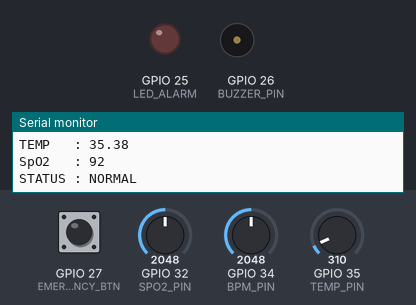
Bench run of a program on a simulated ESP32. Parts: output pins drawn as LEDs (lit = HIGH), buzzer (waves = sounding), the last lines printed to the serial monitor. The inputs (shaded band) are chosen by the test bench; at power-on: GPIO 32 (SPO2_PIN) = 2048, GPIO 27 (EMERGENCY_BTN) HIGH, GPIO 34 (BPM_PIN) = 2048, GPIO 35 (TEMP_PIN) = 310. WiFi joins after 1.5 s; servers stay silent unless stated; uploads are accepted with an empty reply.

Above: at 1.2 s.
1.3 s: GPIO 32 (SPO2_PIN) set to 1413
3.5 s: GPIO 32 (SPO2_PIN) set to 1295
At 4.2 s:
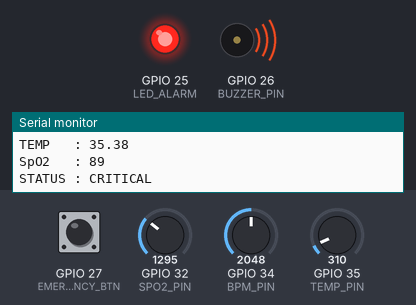
6.6 s: GPIO 32 (SPO2_PIN) set to 2047
At 7.8 s:
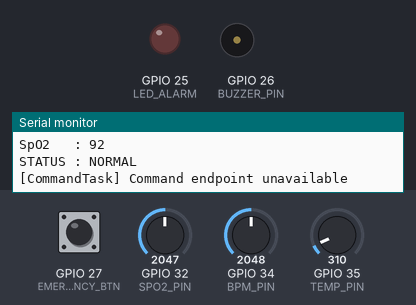
9.5 s: GPIO 32 (SPO2_PIN) set to 1228
At 9.9 s:
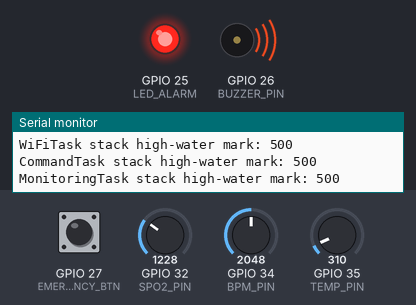
Timing chart, 0 to 12.0 s (numbered marks = the images above; inputs shaded):
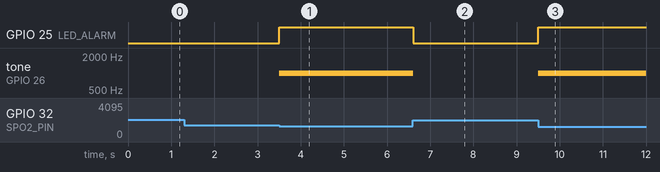

The program:

main.cpp
```cpp
#include <Arduino.h>
#include <ArduinoJson.h>
#include <HTTPClient.h>
#include <WiFi.h>

#include <freertos/FreeRTOS.h>
#include <freertos/queue.h>
#include <freertos/semphr.h>
#include <freertos/task.h>

// Set to 1 when you want to run the concurrency demonstration tasks.
#define ENABLE_ADVANCED_RTOS_DEMO 0

// =====================================================
// WIFI CONFIG
// =====================================================

const char *ssid = "Wokwi-GUEST";
const char *password = "";

// Change this to your local Flask server IP or an ngrok URL.
const char *serverBaseUrl = "http://trunks-evidence-gigantic.ngrok-free.dev";

// =====================================================
// PIN CONFIG
// =====================================================

#define BPM_PIN 34
#define TEMP_PIN 35
#define SPO2_PIN 32

#define EMERGENCY_BTN 27

#define LED_ALARM 25
#define BUZZER_PIN 26

// =====================================================
// TIMING CONFIG
// =====================================================

constexpr TickType_t ALARM_PERIOD_TICKS = pdMS_TO_TICKS(50);
constexpr TickType_t BPM_PERIOD_TICKS = pdMS_TO_TICKS(100);
constexpr TickType_t SPO2_PERIOD_TICKS = pdMS_TO_TICKS(100);
constexpr TickType_t TEMP_PERIOD_TICKS = pdMS_TO_TICKS(150);
constexpr TickType_t MONITOR_PERIOD_TICKS = pdMS_TO_TICKS(500);
constexpr TickType_t WIFI_PERIOD_TICKS = pdMS_TO_TICKS(2000);
constexpr TickType_t COMMAND_PERIOD_TICKS = pdMS_TO_TICKS(750);
constexpr TickType_t EMERGENCY_ALARM_TICKS = pdMS_TO_TICKS(3000);

// =====================================================
// DATA STRUCTURE
// =====================================================

typedef struct {
  int bpm;
  float temp;
  int spo2;
  char status[20];
} PatientData;

typedef struct {
  char mode[10];
  int bpm;
  float temp;
  int spo2;
  bool emergency;
  char alarmOverride[10];
} ControlCommand;

// =====================================================
// GLOBAL VARIABLES
// =====================================================

PatientData patient = {0, 0.0f, 0, "NORMAL"};
ControlCommand controlCommand = {"sensor", 90, 36.8f, 97, false, "auto"};

QueueHandle_t patientQueue;
SemaphoreHandle_t dataMutex;
SemaphoreHandle_t emergencySem;

TaskHandle_t heartRateTaskHandle;
TaskHandle_t temperatureTaskHandle;
TaskHandle_t oxygenTaskHandle;
TaskHandle_t alarmTaskHandle;
TaskHandle_t wifiTaskHandle;
TaskHandle_t commandTaskHandle;
TaskHandle_t monitoringTaskHandle;

#if ENABLE_ADVANCED_RTOS_DEMO
SemaphoreHandle_t resource1;
SemaphoreHandle_t resource2;
SemaphoreHandle_t priorityMutex;
SemaphoreHandle_t inversionSem;

volatile int sharedCounter = 0;
portMUX_TYPE spinlock = portMUX_INITIALIZER_UNLOCKED;
#endif

// =====================================================
// HELPERS
// =====================================================

float mapFloat(int value, int inMin, int inMax, float outMin, float outMax) {
  return (static_cast<float>(value - inMin) * (outMax - outMin) /
          static_cast<float>(inMax - inMin)) +
         outMin;
}

void publishPatientSnapshot() {
  xQueueOverwrite(patientQueue, &patient);
}

void setAlarmOutput(bool active) {
  digitalWrite(LED_ALARM, active ? HIGH : LOW);
  ledcWriteTone(0, active ? 1000 : 0);
}

bool isWebControlMode() {
  return strcmp(controlCommand.mode, "web") == 0;
}

bool isCriticalValue(int bpm, float temp, int spo2) {
  return bpm > 130 || temp > 38.0f || spo2 < 90;
}

bool shouldAlarmBeActive(bool localEmergencyActive = false) {
  if (strcmp(controlCommand.alarmOverride, "on") == 0 || controlCommand.emergency) {
    return true;
  }

  return isCriticalValue(patient.bpm, patient.temp, patient.spo2) || localEmergencyActive;
}

void printStackWatermark(const char *taskName, TaskHandle_t handle) {
  Serial.print(taskName);
  Serial.print(" stack high-water mark: ");
  Serial.println(uxTaskGetStackHighWaterMark(handle));
}

// =====================================================
// ISR
// =====================================================

void IRAM_ATTR emergencyISR() {
  BaseType_t xHigherPriorityTaskWoken = pdFALSE;
  xSemaphoreGiveFromISR(emergencySem, &xHigherPriorityTaskWoken);
  portYIELD_FROM_ISR(xHigherPriorityTaskWoken);
}

// =====================================================
// SENSOR TASKS
// =====================================================

void HeartRateTask(void *pvParameters) {
  TickType_t lastWakeTime = xTaskGetTickCount();

  while (1) {
    if (xSemaphoreTake(dataMutex, portMAX_DELAY) == pdTRUE) {
      if (!isWebControlMode()) {
        patient.bpm = map(analogRead(BPM_PIN), 0, 4095, 60, 150);
      }
      publishPatientSnapshot();
      xSemaphoreGive(dataMutex);
    }

    vTaskDelayUntil(&lastWakeTime, BPM_PERIOD_TICKS);
  }
}

void TemperatureTask(void *pvParameters) {
  TickType_t lastWakeTime = xTaskGetTickCount();

  while (1) {
    if (xSemaphoreTake(dataMutex, portMAX_DELAY) == pdTRUE) {
      if (!isWebControlMode()) {
        patient.temp = mapFloat(analogRead(TEMP_PIN), 0, 4095, 35.0f, 40.0f);
      }
      publishPatientSnapshot();
      xSemaphoreGive(dataMutex);
    }

    vTaskDelayUntil(&lastWakeTime, TEMP_PERIOD_TICKS);
  }
}

void OxygenTask(void *pvParameters) {
  TickType_t lastWakeTime = xTaskGetTickCount();

  while (1) {
    if (xSemaphoreTake(dataMutex, portMAX_DELAY) == pdTRUE) {
      if (!isWebControlMode()) {
        patient.spo2 = map(analogRead(SPO2_PIN), 0, 4095, 85, 100);
      }
      publishPatientSnapshot();
      xSemaphoreGive(dataMutex);
    }

    vTaskDelayUntil(&lastWakeTime, SPO2_PERIOD_TICKS);
  }
}

// =====================================================
// ALARM TASK
// =====================================================

void AlarmTask(void *pvParameters) {
  TickType_t lastWakeTime = xTaskGetTickCount();
  TickType_t emergencyActiveUntil = 0;

  while (1) {
    while (xSemaphoreTake(emergencySem, 0) == pdTRUE) {
      emergencyActiveUntil = xTaskGetTickCount() + EMERGENCY_ALARM_TICKS;
      Serial.println("[ISR] Emergency button triggered");
    }

    TickType_t now = xTaskGetTickCount();
    bool alarmActive = false;

    if (xSemaphoreTake(dataMutex, portMAX_DELAY) == pdTRUE) {
      bool emergencyActive = now < emergencyActiveUntil;
      alarmActive = shouldAlarmBeActive(emergencyActive);

      strcpy(patient.status, alarmActive ? "CRITICAL" : "NORMAL");
      publishPatientSnapshot();

      xSemaphoreGive(dataMutex);
    }

    setAlarmOutput(alarmActive);
    vTaskDelayUntil(&lastWakeTime, ALARM_PERIOD_TICKS);
  }
}

// =====================================================
// WIFI TASK
// =====================================================

void WiFiTask(void *pvParameters) {
  TickType_t lastWakeTime = xTaskGetTickCount();
  WiFi.mode(WIFI_STA);
  WiFi.begin(ssid, password);

  while (1) {
    if (WiFi.status() != WL_CONNECTED) {
      Serial.println("[WiFiTask] WiFi disconnected. Reconnecting...");
      WiFi.disconnect();
      WiFi.begin(ssid, password);
    } else {
      PatientData snapshot;

      if (xSemaphoreTake(dataMutex, portMAX_DELAY) == pdTRUE) {
        snapshot = patient;
        xSemaphoreGive(dataMutex);
      }

      String jsonData = "{";
      jsonData += "\"bpm\":" + String(snapshot.bpm) + ",";
      jsonData += "\"temp\":" + String(snapshot.temp, 2) + ",";
      jsonData += "\"spo2\":" + String(snapshot.spo2) + ",";
      jsonData += "\"status\":\"" + String(snapshot.status) + "\",";
      jsonData += "\"source\":\"esp32\"";
      jsonData += "}";

      HTTPClient http;
      String dataUrl = String(serverBaseUrl) + "/data";
      http.begin(dataUrl);
      http.addHeader("Content-Type", "application/json");
      http.setTimeout(1000);

      Serial.println("[WiFiTask] Posting patient snapshot");
      Serial.println(jsonData);

      int httpCode = http.POST(jsonData);
      Serial.println("[WiFiTask] HTTP response code: " + String(httpCode));
      http.end();
    }

    vTaskDelayUntil(&lastWakeTime, WIFI_PERIOD_TICKS);
  }
}

// =====================================================
// COMMAND TASK
// =====================================================

void CommandTask(void *pvParameters) {
  TickType_t lastWakeTime = xTaskGetTickCount();

  while (1) {
    if (WiFi.status() == WL_CONNECTED) {
      HTTPClient http;
      String commandUrl = String(serverBaseUrl) + "/command";
      http.begin(commandUrl);
      http.setTimeout(1000);

      int httpCode = http.GET();
      if (httpCode == HTTP_CODE_OK) {
        String response = http.getString();
        JsonDocument doc;
        DeserializationError error = deserializeJson(doc, response);

        if (!error && xSemaphoreTake(dataMutex, portMAX_DELAY) == pdTRUE) {
          strlcpy(controlCommand.mode, doc["mode"] | "sensor", sizeof(controlCommand.mode));
          controlCommand.bpm = doc["bpm"] | 90;
          controlCommand.temp = doc["temp"] | 36.8f;
          controlCommand.spo2 = doc["spo2"] | 97;
          controlCommand.emergency = doc["emergency"] | false;
          strlcpy(controlCommand.alarmOverride, doc["alarm_override"] | "auto", sizeof(controlCommand.alarmOverride));

          if (isWebControlMode()) {
            patient.bpm = controlCommand.bpm;
            patient.temp = controlCommand.temp;
            patient.spo2 = controlCommand.spo2;
            strcpy(patient.status, shouldAlarmBeActive() ? "CRITICAL" : "NORMAL");
            publishPatientSnapshot();
          }

          Serial.print("[CommandTask] mode=");
          Serial.print(controlCommand.mode);
          Serial.print(" bpm=");
          Serial.print(controlCommand.bpm);
          Serial.print(" temp=");
          Serial.print(controlCommand.temp);
          Serial.print(" spo2=");
          Serial.print(controlCommand.spo2);
          Serial.print(" emergency=");
          Serial.println(controlCommand.emergency ? "true" : "false");

          xSemaphoreGive(dataMutex);
        } else if (error) {
          Serial.println("[CommandTask] Failed to parse command JSON");
        }
      } else {
        Serial.println("[CommandTask] Command endpoint unavailable");
      }

      http.end();
    }

    vTaskDelayUntil(&lastWakeTime, COMMAND_PERIOD_TICKS);
  }
}

// =====================================================
// MONITORING TASK
// =====================================================

void MonitoringTask(void *pvParameters) {
  TickType_t lastWakeTime = xTaskGetTickCount();
  PatientData receivedData;
  uint32_t stackLogCounter = 0;

  while (1) {
    if (xQueueReceive(patientQueue, &receivedData, 0) == pdTRUE) {
      Serial.println();
      Serial.println("=======================");
      Serial.println(" SMART ICU MONITOR ");
      Serial.println("=======================");
      Serial.print("BPM    : ");
      Serial.println(receivedData.bpm);
      Serial.print("TEMP   : ");
      Serial.println(receivedData.temp);
      Serial.print("SpO2   : ");
      Serial.println(receivedData.spo2);
      Serial.print("STATUS : ");
      Serial.println(receivedData.status);
    }

    if (++stackLogCounter >= 10) {
      stackLogCounter = 0;
      Serial.println("--- STACK HIGH-WATER MARK ---");
      printStackWatermark("HeartRateTask", heartRateTaskHandle);
      printStackWatermark("TemperatureTask", temperatureTaskHandle);
      printStackWatermark("OxygenTask", oxygenTaskHandle);
      printStackWatermark("AlarmTask", alarmTaskHandle);
      printStackWatermark("WiFiTask", wifiTaskHandle);
      printStackWatermark("CommandTask", commandTaskHandle);
      printStackWatermark("MonitoringTask", monitoringTaskHandle);
    }

    vTaskDelayUntil(&lastWakeTime, MONITOR_PERIOD_TICKS);
  }
}

#if ENABLE_ADVANCED_RTOS_DEMO
// =====================================================
// ADVANCED RTOS DEMO TASKS
// =====================================================

// =============================================
// RACE CONDITION DEMO — Sebelum Proteksi
// =============================================

void UnprotectedCounterA(void *pvParameters) {
  while (1) {
    // === TANPA proteksi: RACE CONDITION! ===
    int temp = sharedCounter;       // Baca
    vTaskDelay(pdMS_TO_TICKS(2));   // Simulasi delay (biar task lain sempat tulis)
    sharedCounter = temp + 1;       // Tulis balik — bisa timpa data task lain!

    int snapshot = sharedCounter;
    Serial.print("[RACE-UNPROTECTED] ");
    Serial.print(pcTaskGetName(NULL));
    Serial.print(" counter: ");
    Serial.println(snapshot);

    vTaskDelay(pdMS_TO_TICKS(15));
  }
}

// =============================================
// RACE CONDITION DEMO — Sesudah Proteksi
// =============================================

void ProtectedCounterTask(void *pvParameters) {
  while (1) {
    // === DENGAN proteksi spinlock: AMAN ===
    portENTER_CRITICAL(&spinlock);
    sharedCounter++;
    int snapshot = sharedCounter;
    portEXIT_CRITICAL(&spinlock);

    Serial.print("[RACE-PROTECTED] ");
    Serial.print(pcTaskGetName(NULL));
    Serial.print(" counter: ");
    Serial.println(snapshot);

    vTaskDelay(pdMS_TO_TICKS(15));
  }
}

// =============================================
// PRIORITY INVERSION DEMO — Sebelum PIP
// (Menggunakan Binary Semaphore tanpa priority inheritance)
// =============================================

void InversionLowNoPIP(void *pvParameters) {
  TickType_t start, end;
  while (1) {
    xSemaphoreTake(inversionSem, portMAX_DELAY);
    start = xTaskGetTickCount();

    Serial.println("[NO-PIP] LOW: Locked semaphore");
    vTaskDelay(pdMS_TO_TICKS(3000));  // Tahan 3 detik
    Serial.println("[NO-PIP] LOW: Released semaphore");
    xSemaphoreGive(inversionSem);

    end = xTaskGetTickCount();
    vTaskDelay(pdMS_TO_TICKS(1000));
  }
}

void InversionMedNoPIP(void *pvParameters) {
  while (1) {
    Serial.println("[NO-PIP] MEDIUM: Running workload...");
    vTaskDelay(pdMS_TO_TICKS(200));
  }
}

void InversionHighNoPIP(void *pvParameters) {
  TickType_t waitStart, waitEnd;
  while (1) {
    vTaskDelay(pdMS_TO_TICKS(500));
    waitStart = xTaskGetTickCount();

    if (xSemaphoreTake(inversionSem, pdMS_TO_TICKS(5000)) == pdTRUE) {
      waitEnd = xTaskGetTickCount();
      Serial.print("[NO-PIP] HIGH: Acquired semaphore after ");
      Serial.print((waitEnd - waitStart) * portTICK_PERIOD_MS);
      Serial.println(" ms (tanpa PIP → lambat!)");
      xSemaphoreGive(inversionSem);
    } else {
      Serial.println("[NO-PIP] HIGH: TIMEOUT! Inversion terlalu parah.");
    }
    vTaskDelay(pdMS_TO_TICKS(3000));
  }
}

// =============================================
// PRIORITY INVERSION DEMO — Sesudah PIP
// (Menggunakan Mutex dengan priority inheritance)
// =============================================
void InversionLowPIP(void *pvParameters) {
  while (1) {
    xSemaphoreTake(priorityMutex, portMAX_DELAY);
    Serial.println("[WITH-PIP] LOW: Locked mutex");
    vTaskDelay(pdMS_TO_TICKS(3000));
    Serial.println("[WITH-PIP] LOW: Released mutex");
    xSemaphoreGive(priorityMutex);
    vTaskDelay(pdMS_TO_TICKS(1000));
  }
}

void InversionMedPIP(void *pvParameters) {
  while (1) {
    Serial.println("[WITH-PIP] MEDIUM: Running workload...");
    vTaskDelay(pdMS_TO_TICKS(200));
  }
}

void InversionHighPIP(void *pvParameters) {
  TickType_t waitStart, waitEnd;
  while (1) {
    vTaskDelay(pdMS_TO_TICKS(500));
    waitStart = xTaskGetTickCount();

    if (xSemaphoreTake(priorityMutex, pdMS_TO_TICKS(5000)) == pdTRUE) {
      waitEnd = xTaskGetTickCount();
      Serial.print("[WITH-PIP] HIGH: Acquired mutex after ");
      Serial.print((waitEnd - waitStart) * portTICK_PERIOD_MS);
      Serial.println(" ms (dengan PIP → cepat!)");
      xSemaphoreGive(priorityMutex);
    }
    vTaskDelay(pdMS_TO_TICKS(3000));
  }
}

// =============================================
// DEADLOCK PREVENTION DEMO (sudah ada)
// =============================================
void DeadlockTaskA(void *pvParameters) {
  while (1) {
    xSemaphoreTake(resource1, portMAX_DELAY);
    vTaskDelay(pdMS_TO_TICKS(500));

    if (xSemaphoreTake(resource2, pdMS_TO_TICKS(1000)) == pdTRUE) {
      Serial.println("[DEADLOCK-A] Acquired both resources");
      xSemaphoreGive(resource2);
    } else {
      Serial.println("[DEADLOCK-A] DEADLOCK PREVENTED (timeout)");
    }
    xSemaphoreGive(resource1);
    vTaskDelay(pdMS_TO_TICKS(2000));
  }
}

void DeadlockTaskB(void *pvParameters) {
  while (1) {
    xSemaphoreTake(resource2, portMAX_DELAY);
    vTaskDelay(pdMS_TO_TICKS(500));

    if (xSemaphoreTake(resource1, pdMS_TO_TICKS(1000)) == pdTRUE) {
      Serial.println("[DEADLOCK-B] Acquired both resources");
      xSemaphoreGive(resource1);
    } else {
      Serial.println("[DEADLOCK-B] DEADLOCK PREVENTED (timeout)");
    }
    xSemaphoreGive(resource2);
    vTaskDelay(pdMS_TO_TICKS(2000));
  }
}
#endif


// =====================================================
// SETUP
// =====================================================

void setup() {
  Serial.begin(115200);

  pinMode(LED_ALARM, OUTPUT);
  pinMode(EMERGENCY_BTN, INPUT_PULLUP);

  ledcSetup(0, 1000, 8);
  ledcAttachPin(BUZZER_PIN, 0);
  setAlarmOutput(false);

  patientQueue = xQueueCreate(1, sizeof(PatientData));
  dataMutex = xSemaphoreCreateMutex();
  emergencySem = xSemaphoreCreateBinary();

  if (patientQueue == NULL || dataMutex == NULL || emergencySem == NULL) {
    Serial.println("[SETUP] Failed to create FreeRTOS objects");
    while (1) {
      delay(1000);
    }
  }

  attachInterrupt(digitalPinToInterrupt(EMERGENCY_BTN), emergencyISR, FALLING);

  xTaskCreate(HeartRateTask, "HeartRateTask", 2048, NULL, 4, &heartRateTaskHandle);
  xTaskCreate(TemperatureTask, "TemperatureTask", 2048, NULL, 3, &temperatureTaskHandle);
  xTaskCreate(OxygenTask, "OxygenTask", 2048, NULL, 4, &oxygenTaskHandle);
  xTaskCreate(AlarmTask, "AlarmTask", 4096, NULL, 5, &alarmTaskHandle);
  xTaskCreate(WiFiTask, "WiFiTask", 8192, NULL, 2, &wifiTaskHandle);
  xTaskCreate(CommandTask, "CommandTask", 6144, NULL, 2, &commandTaskHandle);
  xTaskCreate(MonitoringTask, "MonitoringTask", 3072, NULL, 1, &monitoringTaskHandle);

#if ENABLE_ADVANCED_RTOS_DEMO
  resource1 = xSemaphoreCreateMutex();
  resource2 = xSemaphoreCreateMutex();
  priorityMutex = xSemaphoreCreateMutex();
  inversionSem = xSemaphoreCreateBinary();

  Serial.println("\n========================================");
  Serial.println(" ADVANCED RTOS DEMO STARTED");
  Serial.println("========================================");
  Serial.println("=== PHASE 1: RACE CONDITION DEMO ===");
  Serial.println("UnprotectedCounterA/B (tanpa spinlock) → data corruption");
  Serial.println("ProtectedCounterA/B (dengan spinlock) → data aman");
  Serial.println("=== PHASE 2: PRIORITY INVERSION DEMO ===");
  Serial.println("No-PIP: InversionLow/Med/High (binary sem) → blocking lama");
  Serial.println("With-PIP: InversionLow/Med/High (mutex) → blocking cepat");

  // Race Condition Demo — UNPROTECTED
  xSemaphoreGive(inversionSem);
  xTaskCreate(UnprotectedCounterA, "UnprotCounterA", 2048, NULL, 4, NULL);
  xTaskCreate(UnprotectedCounterA, "UnprotCounterB", 2048, NULL, 4, NULL);

  // Race Condition Demo — PROTECTED
  xTaskCreate(ProtectedCounterTask, "ProtCounterA", 2048, NULL, 3, NULL);
  xTaskCreate(ProtectedCounterTask, "ProtCounterB", 2048, NULL, 3, NULL);

  // Priority Inversion Demo — TANPA PIP (binary semaphore)
  xTaskCreate(InversionLowNoPIP, "NoPIP_Low", 2048, NULL, 1, NULL);
  xTaskCreate(InversionMedNoPIP, "NoPIP_Med", 2048, NULL, 3, NULL);
  xTaskCreate(InversionHighNoPIP, "NoPIP_High", 2048, NULL, 5, NULL);

  // Priority Inversion Demo — DENGAN PIP (mutex)
  xTaskCreate(InversionLowPIP, "PIP_Low", 2048, NULL, 1, NULL);
  xTaskCreate(InversionMedPIP, "PIP_Med", 2048, NULL, 3, NULL);
  xTaskCreate(InversionHighPIP, "PIP_High", 2048, NULL, 5, NULL);

  // Deadlock Prevention Demo
  xTaskCreate(DeadlockTaskA, "DeadlockA", 4096, NULL, 2, NULL);
  xTaskCreate(DeadlockTaskB, "DeadlockB", 4096, NULL, 2, NULL);
#endif

  Serial.println("[SETUP] Smart ICU RTOS system started");
}

void loop() {}
```

Measured:
- the behaviour switches between 1365 and 1364 on GPIO 32 (SPO2_PIN) (found by bisection; images 0 and 1)
- after the input at 3.5 s, GPIO 25 (LED_ALARM): LOW → HIGH at once; tone on GPIO 26 (BUZZER_PIN): silent → 1000 Hz at once
- after the input at 6.6 s, GPIO 25 (LED_ALARM): HIGH → LOW at once; tone on GPIO 26 (BUZZER_PIN): 1000 Hz → silent at once
- after the input at 9.5 s, GPIO 25 (LED_ALARM): LOW → HIGH at once; tone on GPIO 26 (BUZZER_PIN): silent → 1000 Hz at once
